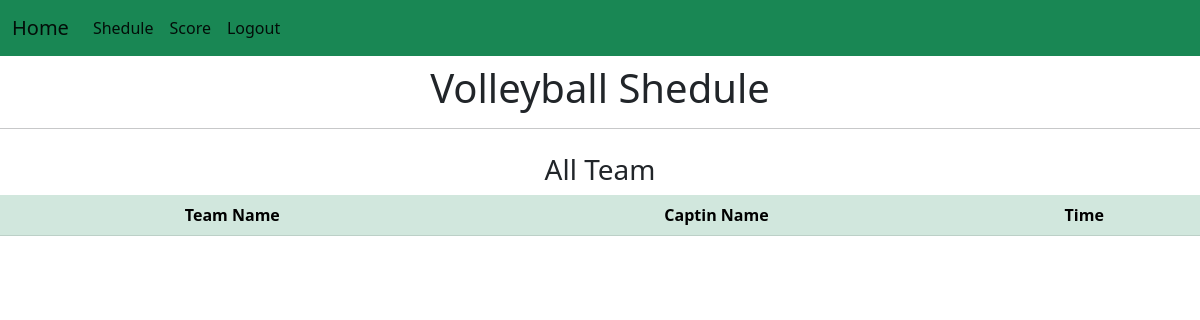
Page /shedule_volleyball/ on the earlier database version.
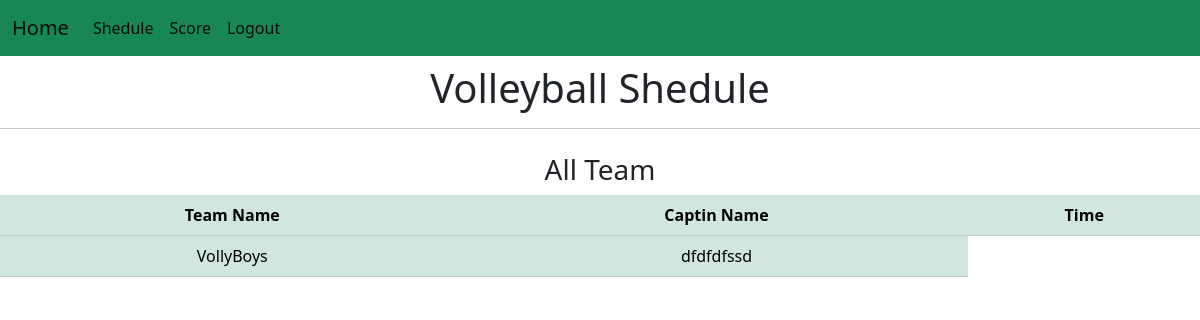
Same page on the later database version.
### app/models.py (models this page shows, shortened)
class Volleyball(models.Model):
    DEPT_CHOICES=[('CSE','CSE'),
                  ('Pharmacy','Pharmacy'),
                  ('BBA','BBA'),
                  ('Law','Law'),
                  ('Fashion Design','Fashion Design'),
                  ('English','English')
                  ]
    teamname=models.CharField(max_length=20)
    dept=models.CharField(max_length=20,choices=DEPT_CHOICES)
    captainname=models.CharField(max_length=20)
    coachname=models.CharField(max_length=20)
    dept2=models.CharField(max_length=20)
    cid=models.IntegerField()
    name1=models.CharField(max_length=20)
    id1=models.IntegerField()
    name2=models.CharField(max_length=20)
    id2=models.IntegerField()
    name3=models.CharField(max_length=20)
    id3=models.IntegerField()
    name4=models.CharField(max_length=20)
    id4=models.IntegerField()
    name5=models.CharField(max_length=20)
    id5=models.IntegerField()
    name6=models.CharField(max_length=20)
    id6=models.IntegerField()
    name7=models.CharField(max_length=20)
    id7=models.IntegerField()
    name8=models.CharField(max_length=20)
    id8=models.IntegerField()
    name9=models.CharField(max_length=20)
    id9=models.IntegerField()
    name10=models.CharField(max_length=20)
    id10=models.IntegerField()
    name11=models.CharField(max_length=20)
    id11=models.IntegerField()
    name12=models.CharField(max_length=20)
    id12=models.IntegerField()
    name13=models.CharField(max_length=20)
    id13=models.IntegerField()

### app/views.py (the view)
# urls.py: path('shedule_volleyball/',views.shedule_volleyball,name="shedule_volleyball"),
def shedule_volleyball(request):
     team=Volleyball.objects.all()
     time=Time_shedule.objects.all()
     final=Semi_Final.objects.all()
     context={'team':team, 'time':time,'final':final}
     return render(request,'app/shedule_volleyball.html',context)

### app/templates/app/shedule_volleyball.html (shortened to what this page needs)
{%extends 'navbar2.html'%}
{%block content%}
                    <h1 class="text-center mt-2">Volleyball Shedule</h1>
                    <hr>
                    <div class="text-center mt-4">
                      <h3>All Team</h3>
                      <table class="table table-success table-hover">
                          <thead>
                            <tr>
                              <th>Team Name</th>
                              <th>Captin Name</th>
                              <th>Time</th>
                            </tr>
                          </thead>
                          <tbody>
                            {%for t in team%}
                            <tr>
                              <td>{{t.teamname}}</td>
                              <td>{{t.captainname}}</td>
                            </tr>
                            {%endfor%}
                          </tbody>
                        </table>
                  </div>
{%endblock%}

Differences in the rows shown:
added Volleyball: teamname "VollyBoys", captainname "dfdfdfssd"
